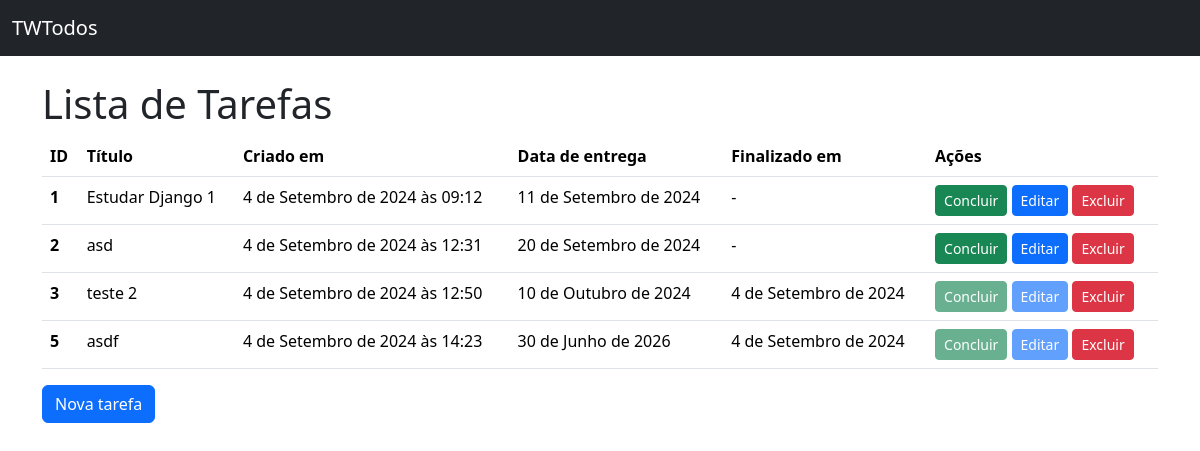
The page / on the database its author committed.
### todos/models.py (models this page shows, shortened)
class Todo(models.Model):
    title = models.CharField(max_length=100, null=False, blank=False, verbose_name="Título")
    created_at = models.DateTimeField(auto_now_add=True)
    deadline = models.DateField(null=False, blank=False, verbose_name="Data de entrega")
    finished_at = models.DateField(null=True)
    class Meta:
        ordering = ["deadline"]

### todos/views.py (the view)
# urls.py: path("", TodoListView.as_view(), name="todo_list"),
class TodoListView(ListView):
    model = Todo

### todos/templates/todos/todo_list.html (shortened to what this page needs)
{% extends "base.html" %}
{% block content %}
  <h1>Lista de Tarefas</h1>
    {% if todo_list %}
      <table class="table">
        <thead>
          <tr>
            <th scope="col">ID</th>
            <th scope="col">Título</th>
            <th scope="col">Criado em</th>
            <th scope="col">Data de entrega</th>
            <th scope="col">Finalizado em</th>
            <th>Ações</th>
          </tr>
        </thead>
        <tbody>
          {% for todo in todo_list %}
          <tr>
            <th scope="row">{{todo.pk}}</th>
            <td>{{todo.title}}</td>
            <td>{{todo.created_at}}</td>
            <td>{{todo.deadline}}</td>
            <td>{{todo.finished_at | default:"-"}}</td>
            <td>
              <a href = "{% url 'todo_complete' pk=todo.pk %}" class = "btn btn-success btn-sm {% if todo.finished_at %}disabled{% endif %}">Concluir</a>
              <a href = "{% url 'todo_update' pk=todo.pk %}" class = "btn btn-primary btn-sm {% if todo.finished_at %}disabled{% endif %}">Editar</a>
              <a href = "{% url 'todo_delete' pk=todo.pk %}" class = "btn btn-danger btn-sm">Excluir</a>
             </td>
           </tr>
          {% endfor %}
         </tbody>
      </table>
    {% else %}
     <p>Não há tarefas cadastradas</p>
    {% endif %}
    <a href="{% url 'todo_create' %}" class="btn btn-primary">Nova tarefa</a>
{% endblock content %}

### todos/templates/base.html (shortened to what this page needs)
<!DOCTYPE html>
<html lang="pt-br">
  <head>
    <link href="https://cdn.jsdelivr.net/npm/bootstrap@5.3.3/dist/css/bootstrap.min.css" rel="stylesheet">
  </head>
  <body>
    <nav class="navbar bg-dark mb-4" data-bs-theme="dark">
        <div class="container-fluid">
          <a class="navbar-brand" href="{%url 'todo_list'%}">TWTodos</a>
        </div>
      </nav>
      <main class = "container">
        {%block content%}{% endblock content%}
      </main>
  </body>
</html>

### rows shown on the page
Todo: pk "1", title "Estudar Django 1", created_at "4 de Setembro de 2024 às 09:12", deadline "11 de Setembro de 2024", finished_at "-"
Todo: pk "2", title "asd", created_at "4 de Setembro de 2024 às 12:31", deadline "20 de Setembro de 2024", finished_at "-"
Todo: pk "3", title "teste 2", created_at "4 de Setembro de 2024 às 12:50", deadline "10 de Outubro de 2024", finished_at "4 de Setembro de 2024"
Todo: pk "5", title "asdf", created_at "4 de Setembro de 2024 às 14:23", deadline "30 de Junho de 2026", finished_at "4 de Setembro de 2024"
